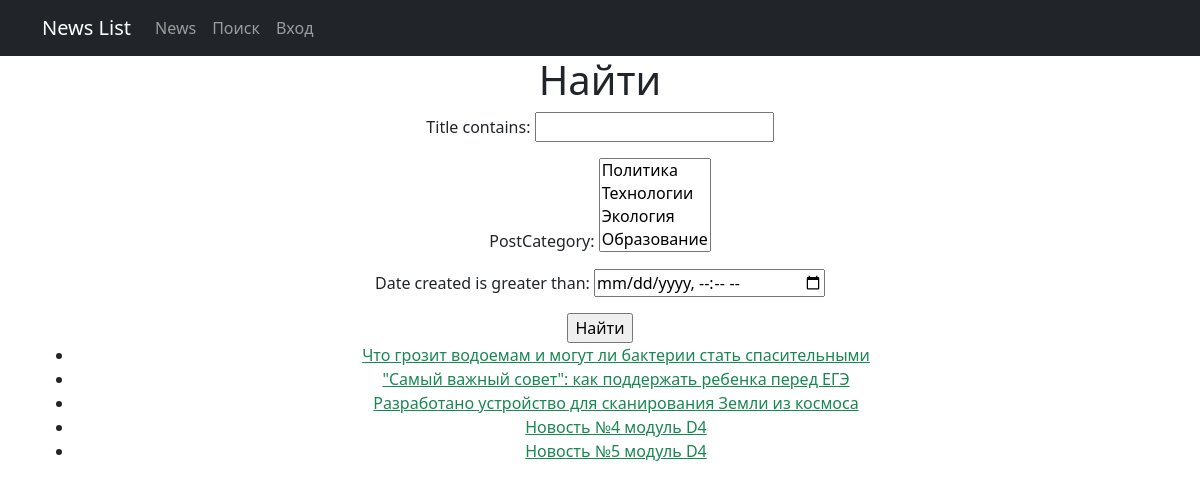
Page /news/search/ on the earlier database version.
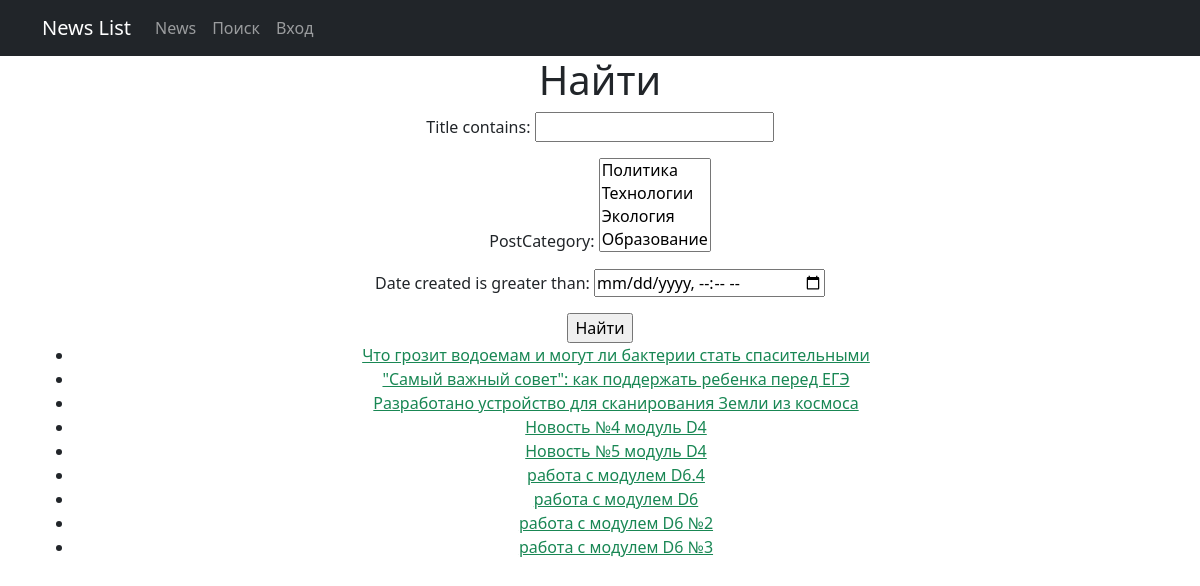
Same page on the later database version.
### news/models.py (models this page shows, shortened)
class Post(models.Model):
    author = models.ForeignKey(Author, on_delete=models.PROTECT)
    ARTICLE = 'AR'
    NEWS = 'NW'
    CATEGORY_CHOICES = (
        (ARTICLE, 'Статья'),
        (NEWS, 'Новость')
    )
    categoryType = models.CharField(max_length=2, choices=CATEGORY_CHOICES, default=NEWS)
    date_created = models.DateTimeField(auto_now_add=True)
    postCategory = models.ManyToManyField(Category, through='PostCategory')
    title = models.CharField(max_length=256)
    text = models.TextField()
    rating = models.SmallIntegerField(default=0)
    class Meta:
        verbose_name = 'Пост'
        verbose_name_plural = 'Посты'

### news/views.py (the view)
# urls.py: path('news/search/', NewsSearch.as_view(), name='news_search'),
class NewsSearch(ListView):
    model = Post
    ordering = 'date_created'
    template_name = 'news_search.html'
    context_object_name = 'post_list'
    paginate_by = 10
    def get_context_data(self, **kwargs):
        context = super().get_context_data(**kwargs)
        context['filterset'] = self.filterset
        return context
    def get_queryset(self):
        queryset = super().get_queryset()
        self.filterset = NewsFilter(self.request.GET, queryset)
        return self.filterset.qs

### news/models.py (called while the page is built)
    def __str__(self):
        return self.name

### templates/news_search.html (shortened to what this page needs)
{% extends 'flatpages/default.html' %}
{% block content %}
<h1>Найти</h1>
   <form action="" method="get">
       {{ filterset.form.as_p }}
       <input type="submit" value="Найти" />
   </form>
{% if post_list %}
    <ul>
        {% for post in post_list %}
            <li><a href="{% url 'detail' post.id %}" class="text-success">{{ post.title }} </a></li>
        {% endfor %}
    </ul>
{% else %}
    <p>Новостей по критериям нет</p>
{% endif %}
{% endblock content %}

Differences in the rows shown:
added Post: title "работа c модулем D6.4"
added Post: title "работа c модулем D6"
added Post: title "работа c модулем D6 №2"
added Post: title "работа c модулем D6 №3"
